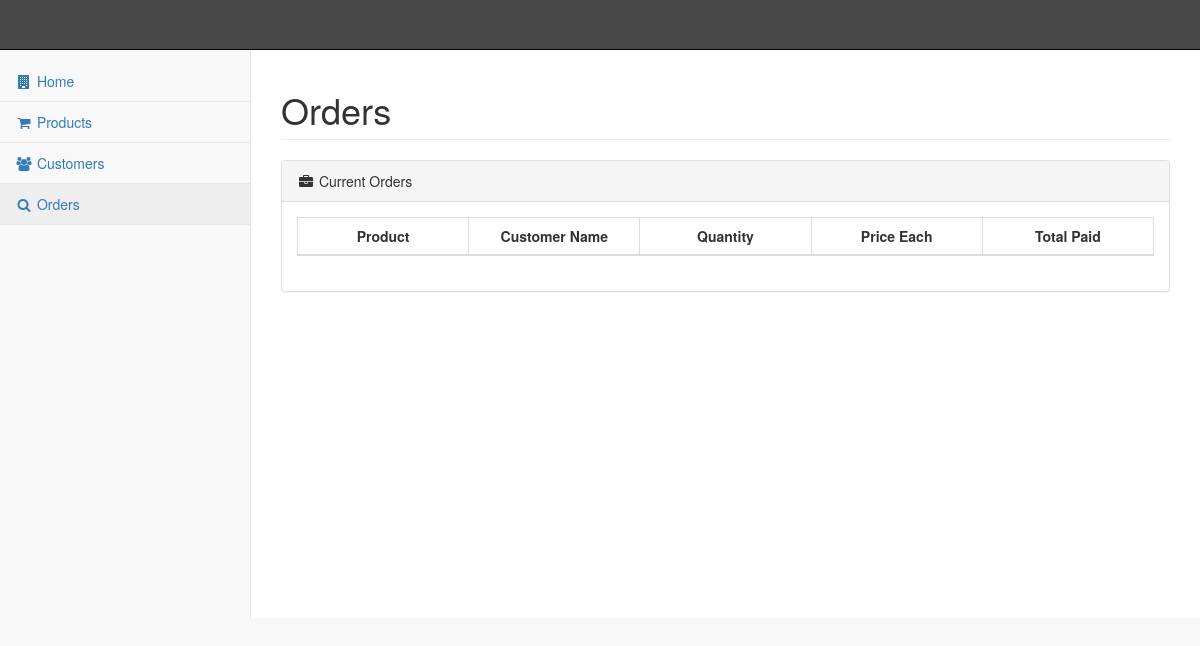
The page /pages/orders.php on the database as committed earlier.
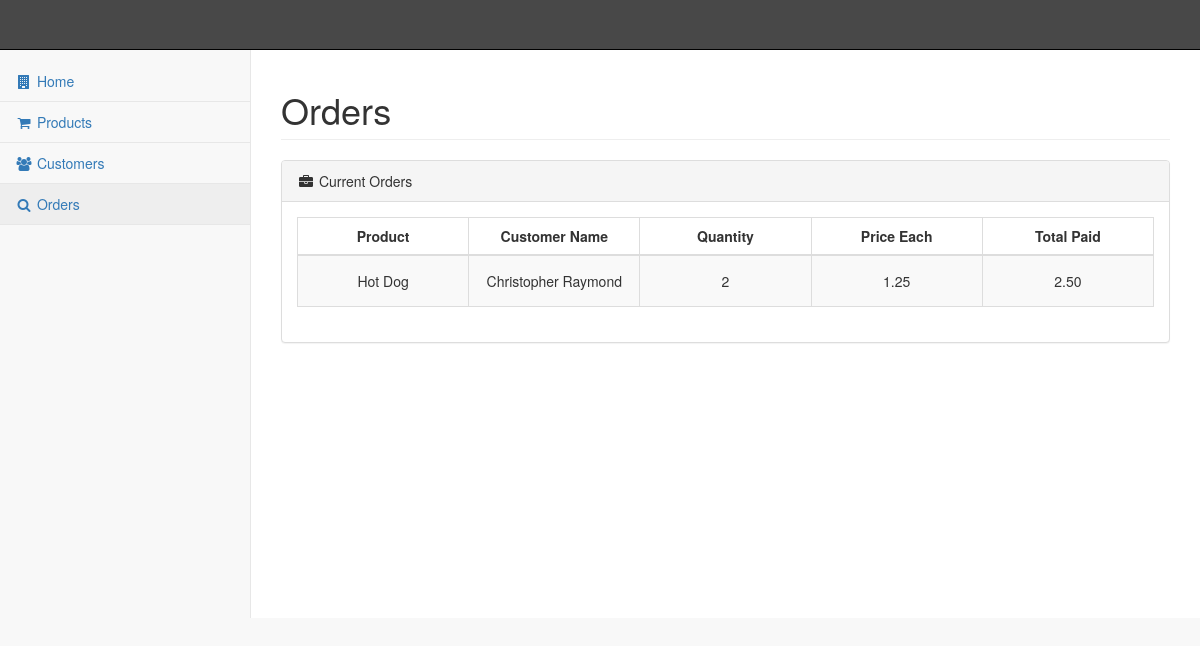
The same page on the database as committed later.
### tables this page shows
CREATE TABLE IF NOT EXISTS `order` (
  `PRODUCT_ID` int(11) NOT NULL,
  `CUST_IDNO` int(11) NOT NULL,
  `QUANTITY` int(11) NOT NULL,
  `PRICE_EACH` varchar(10) NOT NULL,
  `TOTAL_PAID` varchar(10) NOT NULL,
  `ORDER_NUM` int(11) NOT NULL AUTO_INCREMENT,
  PRIMARY KEY (`ORDER_NUM`),
  KEY `CUST_IDNO` (`CUST_IDNO`),
  KEY `PRODUCT_ID` (`PRODUCT_ID`)
);

CREATE TABLE IF NOT EXISTS `product` (
  `PRODUCT_ID` int(11) NOT NULL AUTO_INCREMENT,
  `DESCRIPTION` varchar(256) NOT NULL,
  `TYPE` enum('APPETIZER','SALAD','BEVERAGE','MAINDISH','DESSERT') DEFAULT NULL,
  `QUANTITY` int(11) NOT NULL,
  `COST` varchar(10) NOT NULL,
  `PRODUCT_IMAGE` varchar(256) NOT NULL,
  PRIMARY KEY (`PRODUCT_ID`)
);

CREATE TABLE IF NOT EXISTS `customer` (
  `NAME` varchar(254) NOT NULL,
  `PHONENO` varchar(12) NOT NULL,
  `ADDRESS` varchar(256) NOT NULL,
  `EMAIL` varchar(100) NOT NULL,
  `USERNAME` varchar(12) NOT NULL,
  `PASSWORD` varchar(12) NOT NULL,
  `CREATEDDATE` datetime NOT NULL,
  `IDNUMBER` int(11) NOT NULL AUTO_INCREMENT,
  PRIMARY KEY (`IDNUMBER`),
  UNIQUE KEY `EMAIL_UNIQUE` (`EMAIL`)
);

### pages/orders.php (the view, shortened to what this page needs)
<?php
include_once ($_SERVER['DOCUMENT_ROOT'].'/pages/header.php');
?>
<div id="page-wrapper">
    <div class="row">
        <div class="col-lg-12">
            <h1 class="page-header">Orders</h1>
        </div>
    </div>
    <div class="row">
        <div class="col-lg-12">
            <div class="panel panel-default">
                <div class="panel-heading">
                    <i class="fa fa-briefcase fa-fw"></i> Current Orders
                </div>
                <div class="panel-body">
                    <table id="history" class="table table-striped table-bordered"><?php
							$query = "SELECT * FROM `ORDER` ORDER BY PRODUCT_ID ASC";
							$result = $mysqli->query($query);
				            echo "<thead>";
					        	echo "<th style='text-align:center' width=\"" . 100/mysqli_num_fields($result) . "%\">Product</th>";
	        					echo "<th style='text-align:center' width=\"" . 100/mysqli_num_fields($result) . "%\">Customer Name</th>";
					        	echo "<th style='text-align:center' width=\"" . 100/mysqli_num_fields($result) . "%\">Quantity</th>";
	        					echo "<th style='text-align:center' width=\"" . 100/mysqli_num_fields($result) . "%\">Price Each</th>";
	            				echo "<th style='text-align:center' width=\"" . 100/mysqli_num_fields($result) . "%\">Total Paid</th></tr>";
				            echo "</thead>";
				            echo "<tbody>";
				            	while($row = mysqli_fetch_array($result)){
				                  	echo "<tr>";
				                  	if($product_name = $mysqli->query("
									    SELECT description
									    FROM product
									    WHERE product_id = " . $row['PRODUCT_ID'])){
									    if($product_name->num_rows > 0){
									    	$product_name = mysqli_fetch_array($product_name, MYSQLI_ASSOC);
								    		echo "<td align='center' style='padding: 15px'>" . $product_name['description'] . "</td>";
	    						    	}
	    						    	else
	    						    		echo "<td align='center' style='padding: 2px;'>Invalid Product ID</td>";
	                		  		}
				            		else
	            			      		echo "<td align='center' style='padding: 2px;'>Invalid Entry</td>";
	                  				if($customer_name = $mysqli->query("SELECT name FROM customer WHERE idnumber = " . $row['CUST_IDNO'])){
									    if($customer_name->num_rows > 0){
									    	$customer_name = mysqli_fetch_array($customer_name, MYSQLI_ASSOC);
								    		echo "<td align='center' style='padding: 15px'>" . $customer_name['name'] . "</td>";
	    						    	}
	    						    	else
	    						    		echo "<td align='center' style='padding: 2px;'>Invalid Customer ID</td>";
	                		  		}
				            		else
	            			      		echo "<td align='center' style='padding: 2px;'>Invalid Entry</td>";
				                  	echo "<td align='center' style='padding: 15px'>" . $row['QUANTITY'] . "</td>";
				                  	echo "<td align='center' style='padding: 15px'>" . $row['PRICE_EACH'] . "</td>";
				                  	echo "<td align='center' style='padding: 15px'>" . $row['TOTAL_PAID'] . "</td>";
				                  }
			                  ?>
			            </tbody>
					</table>
                </div>
            </div>
        </div>
    </div>
</div>
<?php
include_once ($_SERVER['DOCUMENT_ROOT'].'/pages/footer.php');
?>

Rows that differ between the two databases and show on the page:
added order: PRODUCT_ID.DESCRIPTION "Hot Dog", customer.NAME "Christopher Raymond", QUANTITY "2", PRICE_EACH "1.25", TOTAL_PAID "2.50"
